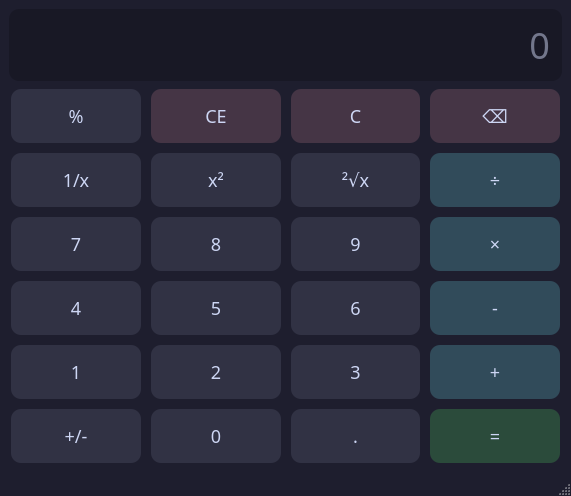
<?xml version="1.0" encoding="UTF-8"?>
<ui version="4.0">
 <class>MainWindow</class>
 <widget class="QMainWindow" name="MainWindow">
  <property name="geometry">
   <rect>
    <x>0</x>
    <y>0</y>
    <width>571</width>
    <height>404</height>
   </rect>
  </property>
  <property name="windowTitle">
   <string>MainWindow</string>
  </property>
  <property name="styleSheet">
   <string notr="true">QMainWindow, QWidget#centralWidget { background-color: #1E1E2E; }
QLineEdit { background-color: #181825; color: #cdd6f4; font-size: 36px; border: none; border-radius: 10px; padding: 10px; qproperty-alignment: 'AlignRight | AlignVCenter'; }
QPushButton { background-color: #313244; color: #cdd6f4; border: none; border-radius: 10px; padding: 14px; margin: 2px; font-size: 18px; }
QPushButton:hover { background-color: #45475a; }
QPushButton:pressed { background-color: #585b70; }
QPushButton#btnClear, QPushButton#btnClearAll, QPushButton#btnDel { background-color: #453545; }
QPushButton#btnClear:hover, QPushButton#btnClearAll:hover, QPushButton#btnDel:hover { background-color: #5a455a; }
QPushButton#btnClear:pressed, QPushButton#btnClearAll:pressed, QPushButton#btnDel:pressed { background-color: #6e556e; }
QPushButton#btnPlus, QPushButton#btnMinus, QPushButton#btnMultiplied, QPushButton#btnDivision { background-color: #314b5a; }
QPushButton#btnPlus:hover, QPushButton#btnMinus:hover, QPushButton#btnMultiplied:hover, QPushButton#btnDivision:hover { background-color: #3d5d6e; }
QPushButton#btnPlus:pressed, QPushButton#btnMinus:pressed, QPushButton#btnMultiplied:pressed, QPushButton#btnDivision:pressed { background-color: #4a6f82; }
QPushButton#btnEquals { background-color: #2b4b3b; }
QPushButton#btnEquals:hover { background-color: #35604a; }
QPushButton#btnEquals:pressed { background-color: #3f7559; }</string>
  </property>
  <widget class="QWidget" name="centralwidget">
   <layout class="QVBoxLayout" name="verticalLayout">
    <item>
     <layout class="QGridLayout" name="gridLayout">
      <item row="1" column="0">
       <widget class="QPushButton" name="btnPercentage">
        <property name="sizePolicy">
         <sizepolicy hsizetype="Minimum" vsizetype="Minimum">
          <horstretch>0</horstretch>
          <verstretch>0</verstretch>
         </sizepolicy>
        </property>
        <property name="font">
         <font>
          <family>新宋体</family>
          <pointsize>-1</pointsize>
         </font>
        </property>
        <property name="text">
         <string>%</string>
        </property>
       </widget>
      </item>
      <item row="1" column="1">
       <widget class="QPushButton" name="btnClear">
        <property name="sizePolicy">
         <sizepolicy hsizetype="Minimum" vsizetype="Minimum">
          <horstretch>0</horstretch>
          <verstretch>0</verstretch>
         </sizepolicy>
        </property>
        <property name="font">
         <font>
          <family>新宋体</family>
          <pointsize>-1</pointsize>
         </font>
        </property>
        <property name="text">
         <string>CE</string>
        </property>
       </widget>
      </item>
      <item row="1" column="2">
       <widget class="QPushButton" name="btnClearAll">
        <property name="sizePolicy">
         <sizepolicy hsizetype="Minimum" vsizetype="Minimum">
          <horstretch>0</horstretch>
          <verstretch>0</verstretch>
         </sizepolicy>
        </property>
        <property name="font">
         <font>
          <family>新宋体</family>
          <pointsize>-1</pointsize>
         </font>
        </property>
        <property name="text">
         <string>C</string>
        </property>
       </widget>
      </item>
      <item row="1" column="3">
       <widget class="QPushButton" name="btnDel">
        <property name="sizePolicy">
         <sizepolicy hsizetype="Minimum" vsizetype="Minimum">
          <horstretch>0</horstretch>
          <verstretch>0</verstretch>
         </sizepolicy>
        </property>
        <property name="font">
         <font>
          <family>新宋体</family>
          <pointsize>-1</pointsize>
         </font>
        </property>
        <property name="text">
         <string>⌫</string>
        </property>
       </widget>
      </item>
      <item row="2" column="0">
       <widget class="QPushButton" name="btnInverse">
        <property name="sizePolicy">
         <sizepolicy hsizetype="Minimum" vsizetype="Minimum">
          <horstretch>0</horstretch>
          <verstretch>0</verstretch>
         </sizepolicy>
        </property>
        <property name="font">
         <font>
          <family>新宋体</family>
          <pointsize>-1</pointsize>
         </font>
        </property>
        <property name="text">
         <string>1/x</string>
        </property>
       </widget>
      </item>
      <item row="2" column="1">
       <widget class="QPushButton" name="btnSquare">
        <property name="sizePolicy">
         <sizepolicy hsizetype="Minimum" vsizetype="Minimum">
          <horstretch>0</horstretch>
          <verstretch>0</verstretch>
         </sizepolicy>
        </property>
        <property name="font">
         <font>
          <family>新宋体</family>
          <pointsize>-1</pointsize>
         </font>
        </property>
        <property name="text">
         <string>x²</string>
        </property>
       </widget>
      </item>
      <item row="2" column="2">
       <widget class="QPushButton" name="btnSqrt">
        <property name="sizePolicy">
         <sizepolicy hsizetype="Minimum" vsizetype="Minimum">
          <horstretch>0</horstretch>
          <verstretch>0</verstretch>
         </sizepolicy>
        </property>
        <property name="font">
         <font>
          <family>新宋体</family>
          <pointsize>-1</pointsize>
         </font>
        </property>
        <property name="text">
         <string>²√x</string>
        </property>
       </widget>
      </item>
      <item row="2" column="3">
       <widget class="QPushButton" name="btnDivision">
        <property name="sizePolicy">
         <sizepolicy hsizetype="Minimum" vsizetype="Minimum">
          <horstretch>0</horstretch>
          <verstretch>0</verstretch>
         </sizepolicy>
        </property>
        <property name="font">
         <font>
          <family>新宋体</family>
          <pointsize>-1</pointsize>
         </font>
        </property>
        <property name="text">
         <string>÷</string>
        </property>
       </widget>
      </item>
      <item row="3" column="0">
       <widget class="QPushButton" name="btnNum7">
        <property name="sizePolicy">
         <sizepolicy hsizetype="Minimum" vsizetype="Minimum">
          <horstretch>0</horstretch>
          <verstretch>0</verstretch>
         </sizepolicy>
        </property>
        <property name="font">
         <font>
          <family>新宋体</family>
          <pointsize>-1</pointsize>
         </font>
        </property>
        <property name="focusPolicy">
         <enum>Qt::FocusPolicy::ClickFocus</enum>
        </property>
        <property name="text">
         <string>7</string>
        </property>
        <property name="checkable">
         <bool>true</bool>
        </property>
       </widget>
      </item>
      <item row="3" column="1">
       <widget class="QPushButton" name="btnNum8">
        <property name="sizePolicy">
         <sizepolicy hsizetype="Minimum" vsizetype="Minimum">
          <horstretch>0</horstretch>
          <verstretch>0</verstretch>
         </sizepolicy>
        </property>
        <property name="font">
         <font>
          <family>新宋体</family>
          <pointsize>-1</pointsize>
         </font>
        </property>
        <property name="focusPolicy">
         <enum>Qt::FocusPolicy::ClickFocus</enum>
        </property>
        <property name="text">
         <string>8</string>
        </property>
        <property name="checkable">
         <bool>true</bool>
        </property>
       </widget>
      </item>
      <item row="3" column="2">
       <widget class="QPushButton" name="btnNum9">
        <property name="sizePolicy">
         <sizepolicy hsizetype="Minimum" vsizetype="Minimum">
          <horstretch>0</horstretch>
          <verstretch>0</verstretch>
         </sizepolicy>
        </property>
        <property name="font">
         <font>
          <family>新宋体</family>
          <pointsize>-1</pointsize>
         </font>
        </property>
        <property name="focusPolicy">
         <enum>Qt::FocusPolicy::ClickFocus</enum>
        </property>
        <property name="text">
         <string>9</string>
        </property>
        <property name="checkable">
         <bool>true</bool>
        </property>
       </widget>
      </item>
      <item row="3" column="3">
       <widget class="QPushButton" name="btnMultiplied">
        <property name="sizePolicy">
         <sizepolicy hsizetype="Minimum" vsizetype="Minimum">
          <horstretch>0</horstretch>
          <verstretch>0</verstretch>
         </sizepolicy>
        </property>
        <property name="font">
         <font>
          <family>新宋体</family>
          <pointsize>-1</pointsize>
         </font>
        </property>
        <property name="text">
         <string>×</string>
        </property>
       </widget>
      </item>
      <item row="4" column="0">
       <widget class="QPushButton" name="btnNum4">
        <property name="sizePolicy">
         <sizepolicy hsizetype="Minimum" vsizetype="Minimum">
          <horstretch>0</horstretch>
          <verstretch>0</verstretch>
         </sizepolicy>
        </property>
        <property name="font">
         <font>
          <family>新宋体</family>
          <pointsize>-1</pointsize>
         </font>
        </property>
        <property name="focusPolicy">
         <enum>Qt::FocusPolicy::ClickFocus</enum>
        </property>
        <property name="text">
         <string>4</string>
        </property>
        <property name="checkable">
         <bool>true</bool>
        </property>
       </widget>
      </item>
      <item row="4" column="1">
       <widget class="QPushButton" name="btnNum5">
        <property name="sizePolicy">
         <sizepolicy hsizetype="Minimum" vsizetype="Minimum">
          <horstretch>0</horstretch>
          <verstretch>0</verstretch>
         </sizepolicy>
        </property>
        <property name="font">
         <font>
          <family>新宋体</family>
          <pointsize>-1</pointsize>
         </font>
        </property>
        <property name="focusPolicy">
         <enum>Qt::FocusPolicy::ClickFocus</enum>
        </property>
        <property name="text">
         <string>5</string>
        </property>
        <property name="checkable">
         <bool>true</bool>
        </property>
       </widget>
      </item>
      <item row="4" column="2">
       <widget class="QPushButton" name="btnNum6">
        <property name="sizePolicy">
         <sizepolicy hsizetype="Minimum" vsizetype="Minimum">
          <horstretch>0</horstretch>
          <verstretch>0</verstretch>
         </sizepolicy>
        </property>
        <property name="font">
         <font>
          <family>新宋体</family>
          <pointsize>-1</pointsize>
         </font>
        </property>
        <property name="focusPolicy">
         <enum>Qt::FocusPolicy::ClickFocus</enum>
        </property>
        <property name="text">
         <string>6</string>
        </property>
        <property name="checkable">
         <bool>true</bool>
        </property>
       </widget>
      </item>
      <item row="4" column="3">
       <widget class="QPushButton" name="btnMinus">
        <property name="sizePolicy">
         <sizepolicy hsizetype="Minimum" vsizetype="Minimum">
          <horstretch>0</horstretch>
          <verstretch>0</verstretch>
         </sizepolicy>
        </property>
        <property name="font">
         <font>
          <family>新宋体</family>
          <pointsize>-1</pointsize>
         </font>
        </property>
        <property name="text">
         <string>-</string>
        </property>
       </widget>
      </item>
      <item row="5" column="0">
       <widget class="QPushButton" name="btnNum1">
        <property name="sizePolicy">
         <sizepolicy hsizetype="Minimum" vsizetype="Minimum">
          <horstretch>0</horstretch>
          <verstretch>0</verstretch>
         </sizepolicy>
        </property>
        <property name="font">
         <font>
          <family>新宋体</family>
          <pointsize>-1</pointsize>
         </font>
        </property>
        <property name="focusPolicy">
         <enum>Qt::FocusPolicy::ClickFocus</enum>
        </property>
        <property name="text">
         <string>1</string>
        </property>
        <property name="checkable">
         <bool>true</bool>
        </property>
       </widget>
      </item>
      <item row="5" column="1">
       <widget class="QPushButton" name="btnNum2">
        <property name="sizePolicy">
         <sizepolicy hsizetype="Minimum" vsizetype="Minimum">
          <horstretch>0</horstretch>
          <verstretch>0</verstretch>
         </sizepolicy>
        </property>
        <property name="font">
         <font>
          <family>新宋体</family>
          <pointsize>-1</pointsize>
         </font>
        </property>
        <property name="focusPolicy">
         <enum>Qt::FocusPolicy::ClickFocus</enum>
        </property>
        <property name="text">
         <string>2</string>
        </property>
        <property name="checkable">
         <bool>true</bool>
        </property>
       </widget>
      </item>
      <item row="5" column="2">
       <widget class="QPushButton" name="btnNum3">
        <property name="sizePolicy">
         <sizepolicy hsizetype="Minimum" vsizetype="Minimum">
          <horstretch>0</horstretch>
          <verstretch>0</verstretch>
         </sizepolicy>
        </property>
        <property name="font">
         <font>
          <family>新宋体</family>
          <pointsize>-1</pointsize>
         </font>
        </property>
        <property name="focusPolicy">
         <enum>Qt::FocusPolicy::ClickFocus</enum>
        </property>
        <property name="text">
         <string>3</string>
        </property>
        <property name="checkable">
         <bool>true</bool>
        </property>
       </widget>
      </item>
      <item row="5" column="3">
       <widget class="QPushButton" name="btnPlus">
        <property name="sizePolicy">
         <sizepolicy hsizetype="Minimum" vsizetype="Minimum">
          <horstretch>0</horstretch>
          <verstretch>0</verstretch>
         </sizepolicy>
        </property>
        <property name="font">
         <font>
          <family>新宋体</family>
          <pointsize>-1</pointsize>
         </font>
        </property>
        <property name="text">
         <string>+</string>
        </property>
       </widget>
      </item>
      <item row="6" column="0">
       <widget class="QPushButton" name="btnNegation">
        <property name="sizePolicy">
         <sizepolicy hsizetype="Minimum" vsizetype="Minimum">
          <horstretch>0</horstretch>
          <verstretch>0</verstretch>
         </sizepolicy>
        </property>
        <property name="font">
         <font>
          <family>新宋体</family>
          <pointsize>-1</pointsize>
         </font>
        </property>
        <property name="text">
         <string>+/-</string>
        </property>
       </widget>
      </item>
      <item row="6" column="1">
       <widget class="QPushButton" name="btnNum0">
        <property name="sizePolicy">
         <sizepolicy hsizetype="Minimum" vsizetype="Minimum">
          <horstretch>0</horstretch>
          <verstretch>0</verstretch>
         </sizepolicy>
        </property>
        <property name="font">
         <font>
          <family>新宋体</family>
          <pointsize>-1</pointsize>
         </font>
        </property>
        <property name="focusPolicy">
         <enum>Qt::FocusPolicy::ClickFocus</enum>
        </property>
        <property name="text">
         <string>0</string>
        </property>
        <property name="checkable">
         <bool>true</bool>
        </property>
       </widget>
      </item>
      <item row="6" column="2">
       <widget class="QPushButton" name="btnPoint">
        <property name="sizePolicy">
         <sizepolicy hsizetype="Minimum" vsizetype="Minimum">
          <horstretch>0</horstretch>
          <verstretch>0</verstretch>
         </sizepolicy>
        </property>
        <property name="font">
         <font>
          <family>新宋体</family>
          <pointsize>-1</pointsize>
         </font>
        </property>
        <property name="text">
         <string>.</string>
        </property>
       </widget>
      </item>
      <item row="6" column="3">
       <widget class="QPushButton" name="btnEquals">
        <property name="sizePolicy">
         <sizepolicy hsizetype="Minimum" vsizetype="Minimum">
          <horstretch>0</horstretch>
          <verstretch>0</verstretch>
         </sizepolicy>
        </property>
        <property name="font">
         <font>
          <family>新宋体</family>
          <pointsize>-1</pointsize>
         </font>
        </property>
        <property name="text">
         <string>=</string>
        </property>
       </widget>
      </item>
      <item row="0" column="0" colspan="4">
       <widget class="QLineEdit" name="display">
        <property name="enabled">
         <bool>true</bool>
        </property>
        <property name="sizePolicy">
         <sizepolicy hsizetype="Expanding" vsizetype="Minimum">
          <horstretch>0</horstretch>
          <verstretch>0</verstretch>
         </sizepolicy>
        </property>
        <property name="font">
         <font>
          <family>新宋体</family>
          <pointsize>-1</pointsize>
         </font>
        </property>
        <property name="alignment">
         <set>Qt::AlignmentFlag::AlignRight|Qt::AlignmentFlag::AlignTrailing|Qt::AlignmentFlag::AlignVCenter</set>
        </property>
        <property name="readOnly">
         <bool>true</bool>
        </property>
        <property name="placeholderText">
         <string>0</string>
        </property>
       </widget>
      </item>
     </layout>
    </item>
   </layout>
  </widget>
  <widget class="QMenuBar" name="menubar">
   <property name="geometry">
    <rect>
     <x>0</x>
     <y>0</y>
     <width>571</width>
     <height>18</height>
    </rect>
   </property>
  </widget>
  <widget class="QStatusBar" name="statusbar"/>
 </widget>
 <resources/>
 <connections/>
</ui>
